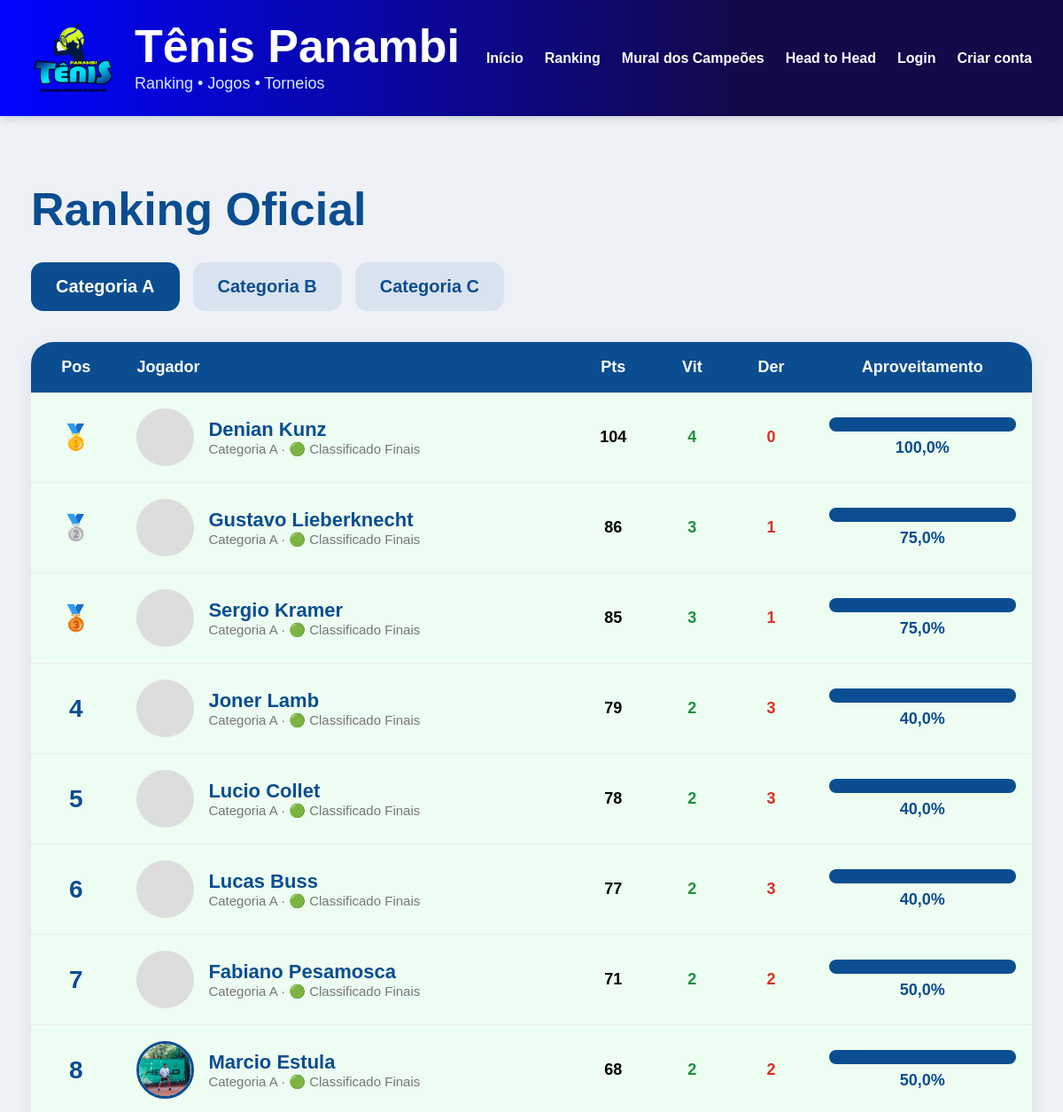
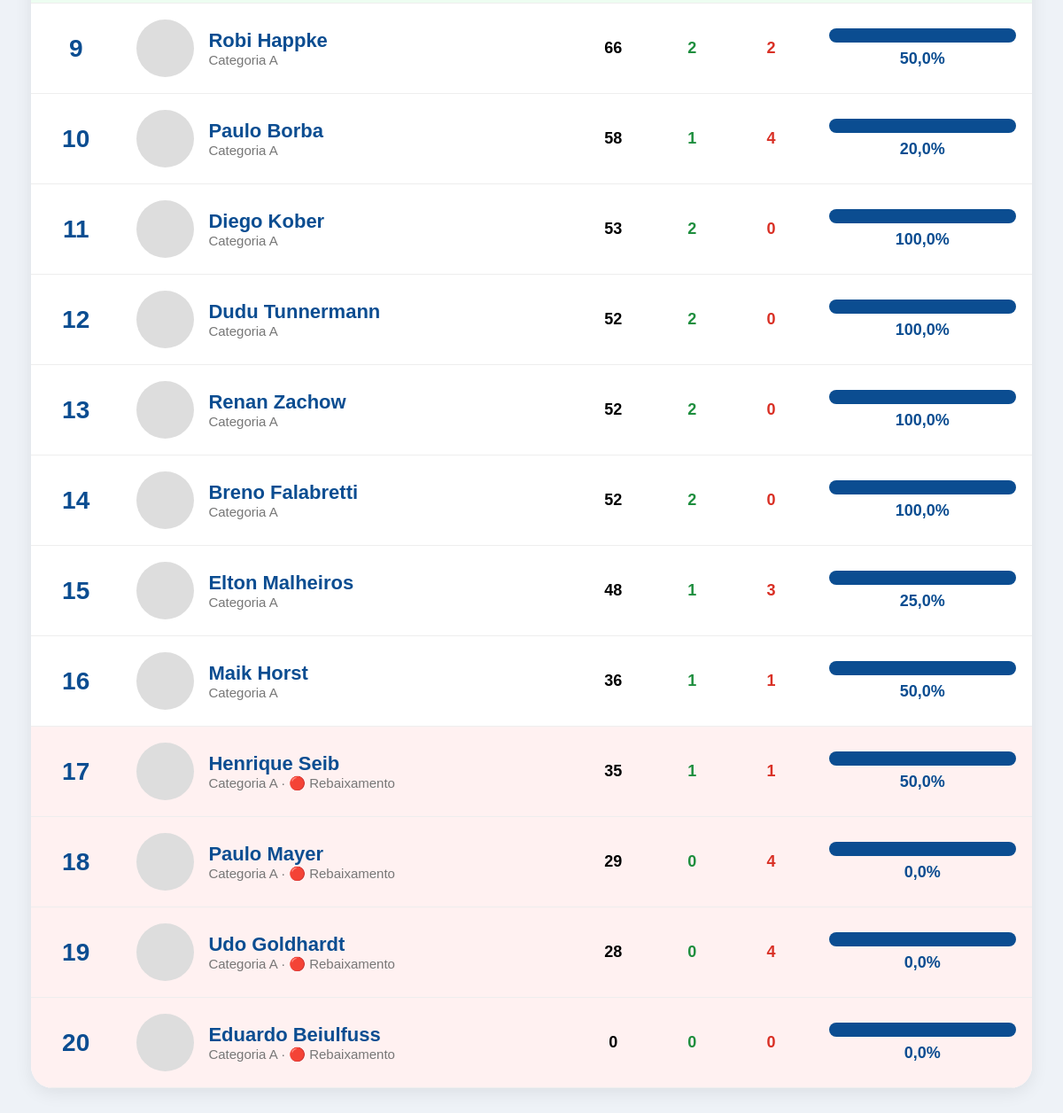
/ranking/, run on an earlier commit of the app's database (2 pictures, top to bottom).
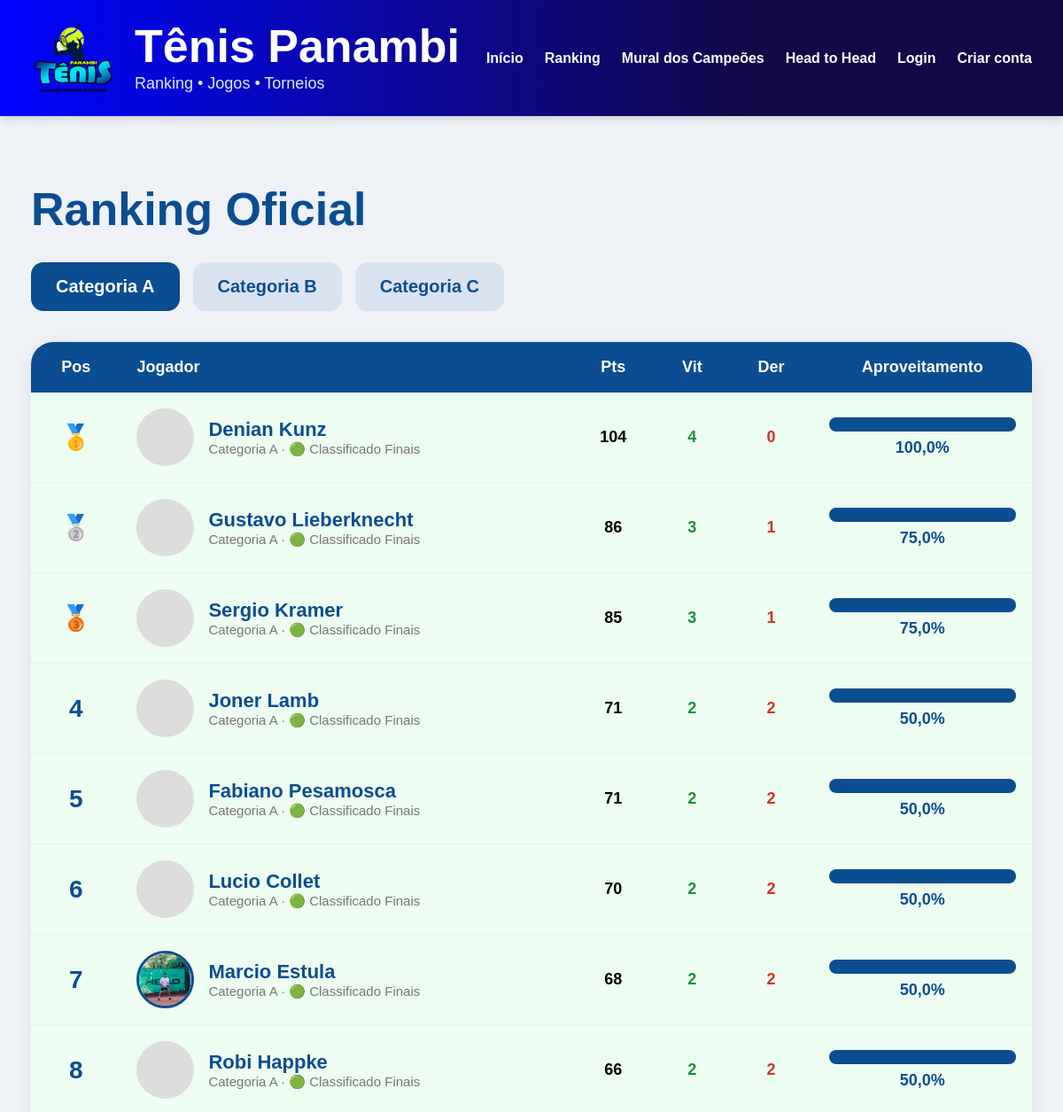
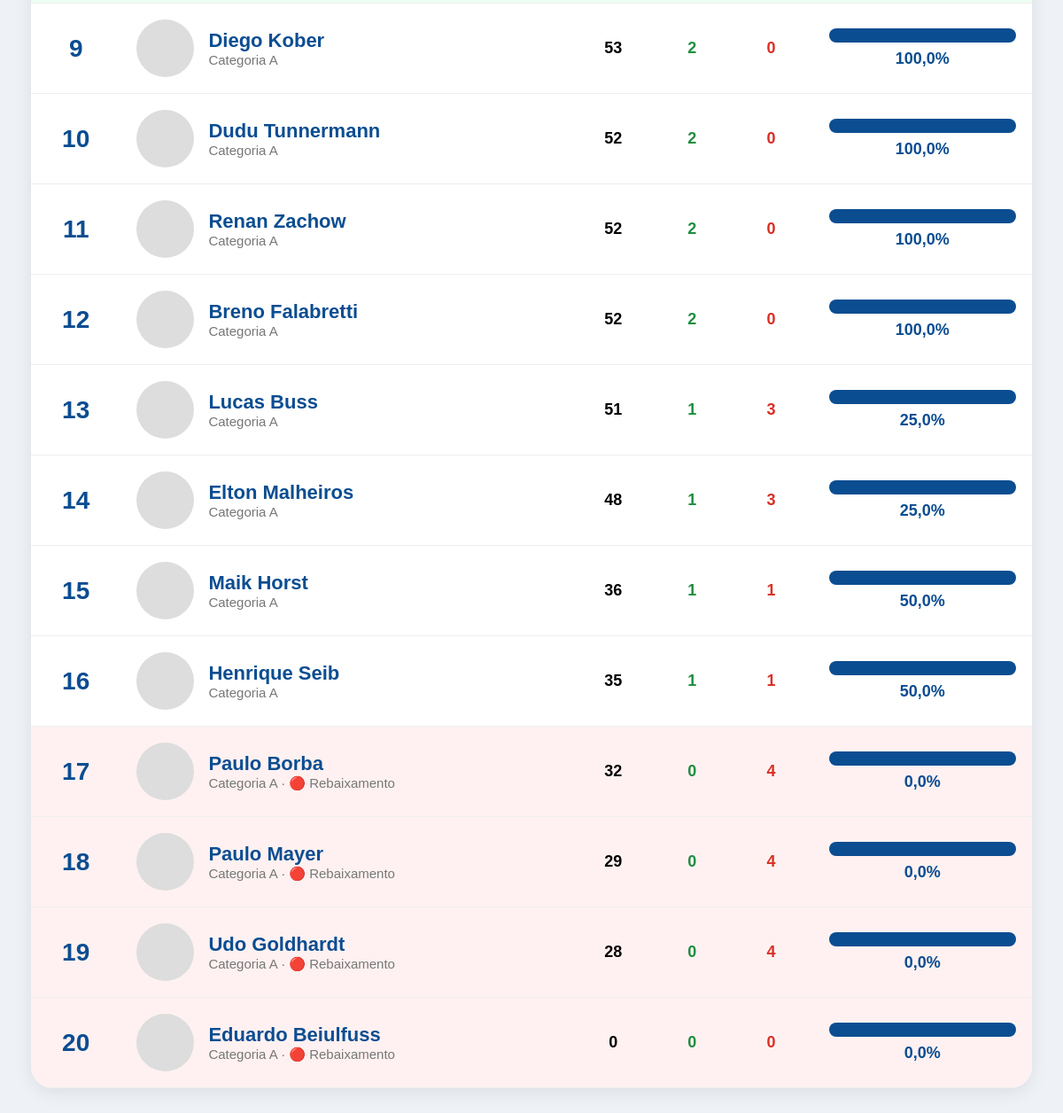
And on a later commit of the database (2 pictures, top to bottom).
### core/models.py (models this page shows, shortened)
class RankingJogador(models.Model):
    torneio = models.ForeignKey(
        Torneio,
        on_delete=models.CASCADE
    )
    categoria = models.ForeignKey(
        CategoriaTorneio,
        on_delete=models.CASCADE
    )
    jogador = models.ForeignKey(
        Jogador,
        on_delete=models.CASCADE
    )
    pontos = models.IntegerField(default=0)
    vitorias = models.IntegerField(default=0)
    derrotas = models.IntegerField(default=0)
    games_feitos = models.IntegerField(default=0)
    games_sofridos = models.IntegerField(default=0)
    aproveitamento = models.FloatField(default=0)
    posicao = models.IntegerField(default=0)
    status_ranking = models.CharField(
        max_length=30,
        blank=True,
        null=True
    )

class Jogador(models.Model):
    CATEGORIAS = [
        ('A', 'Categoria A'),
        ('B', 'Categoria B'),
        ('C', 'Categoria C'),
    ]
    NIVEIS = [
        ('INICIANTE', 'Iniciante'),
        ('INTERMEDIARIO', 'Intermediário'),
        ('AVANCADO', 'Avançado'),
    ]
    MAOS = [
        ('DIREITA', 'Direita'),
        ('ESQUERDA', 'Esquerda'),
    ]
    usuario = models.OneToOneField(
        User,
        on_delete=models.SET_NULL,
        null=True,
        blank=True
    )
    nome = models.CharField(max_length=150)
    email = models.EmailField(
        blank=True,
        null=True
    )
    telefone = models.CharField(
        max_length=30,
        blank=True,
        null=True
    )
    cidade = models.CharField(
        max_length=100,
        blank=True,
        null=True
    )
    categoria = models.CharField(
    max_length=1,
    choices=CATEGORIAS,
    blank=True,
    null=True
)
    nivel = models.CharField(
        max_length=20,
        choices=NIVEIS,
        default='INICIANTE'
    )
    mao_dominante = models.CharField(
        max_length=20,
        choices=MAOS,
        default='DIREITA'
    )
    raquete = models.CharField(
        max_length=100,
        blank=True,
        null=True
    )
    instagram = models.CharField(
        max_length=100,
        blank=True,
        null=True
    )
    foto = models.ImageField(
        upload_to='jogadores/',
        blank=True,
        null=True
    )
    jogos_historicos = models.IntegerField(default=0)
    vitorias_historicas = models.IntegerField(default=0)
    derrotas_historicas = models.IntegerField(default=0)
    titulos_cd = models.IntegerField(default=0)
    vice_cd = models.IntegerField(default=0)
    semifinal_cd = models.IntegerField(default=0)
    ativo = models.BooleanField(default=False)
    criado_em = models.DateTimeField(auto_now_add=True)
    class Meta:
        ordering = ['categoria', 'nome']

class CategoriaTorneio(models.Model):
    CATEGORIAS = [
        ('A', 'Categoria A'),
        ('B', 'Categoria B'),
        ('C', 'Categoria C'),
    ]
    torneio = models.ForeignKey(
        Torneio,
        on_delete=models.CASCADE,
        related_name='categorias'
    )
    categoria = models.CharField(
        max_length=1,
        choices=CATEGORIAS
    )
    quantidade_jogadores = models.IntegerField(default=20)
    classificados_finais = models.IntegerField(default=8)
    promovidos = models.IntegerField(default=0)
    rebaixados = models.IntegerField(default=0)
    melhores_resultados = models.IntegerField(default=10)
    max_jogos_por_rodada = models.IntegerField(default=2)
    rodadas_contabilizadas = models.IntegerField(
    default=10
)

### core/views.py (the view)
def ranking(request):
    ranking_a = RankingJogador.objects.filter(
        categoria__categoria='A'
    ).order_by('posicao')
    ranking_b = RankingJogador.objects.filter(
        categoria__categoria='B'
    ).order_by('posicao')
    ranking_c = RankingJogador.objects.filter(
        categoria__categoria='C'
    ).order_by('posicao')
    return render(
        request,
        'ranking/lista.html',
        {
            'ranking_a': ranking_a,
            'ranking_b': ranking_b,
            'ranking_c': ranking_c,
        }
    )

### core/templates/ranking/lista.html (shortened to what this page needs)
{% extends 'base/base.html' %}
{% block content %}
<div style="
max-width:1300px;
margin:40px auto;
">
    <h1 style="
    font-size:52px;
    color:#0b4d91;
    margin-bottom:30px;
    ">
        Ranking Oficial
    </h1>
    <div style="
    display:flex;
    gap:15px;
    margin-bottom:35px;
    ">
        <button
            onclick="mostrarCategoria('A')"
            id="btnA"
            style="
            padding:16px 28px;
            border:none;
            border-radius:14px;
            background:#0b4d91;
            color:white;
            font-size:20px;
            font-weight:bold;
            cursor:pointer;
            "
        >
            Categoria A
        </button>
        <button
            onclick="mostrarCategoria('B')"
            id="btnB"
            style="
            padding:16px 28px;
            border:none;
            border-radius:14px;
            background:#d9e3f0;
            color:#0b4d91;
            font-size:20px;
            font-weight:bold;
            cursor:pointer;
            "
        >
            Categoria B
        </button>
        <button
            onclick="mostrarCategoria('C')"
            id="btnC"
            style="
            padding:16px 28px;
            border:none;
            border-radius:14px;
            background:#d9e3f0;
            color:#0b4d91;
            font-size:20px;
            font-weight:bold;
            cursor:pointer;
            "
        >
            Categoria C
        </button>
    </div>
    <div id="rankingA">
        {% include 'ranking/tabela.html' with ranking=ranking_a %}
    </div>
</div>
{% endblock %}

### core/templates/ranking/tabela.html (shortened to what the changed rows need)
<div style="
background:white;
border-radius:25px;
overflow:hidden;
box-shadow:0 5px 20px rgba(0,0,0,0.08);
">
    <table style="
    width:100%;
    border-collapse:collapse;
    ">
        <tr style="
        background:#0b4d91;
        color:white;
        font-size:18px;
        ">
            <th style="padding:18px;text-align:center;">Pos</th>
            <th style="padding:18px;text-align:left;">Jogador</th>
            <th style="padding:18px;text-align:center;">Pts</th>
            <th style="padding:18px;text-align:center;">Vit</th>
            <th style="padding:18px;text-align:center;">Der</th>
            <th style="padding:18px;text-align:center;">Aproveitamento</th>
        </tr>
        {% for r in ranking %}
        <tr style="
        border-bottom:1px solid #eee;
        font-size:18px;
        {% if r.categoria.categoria != 'A' and r.posicao <= 2 %}
            background:#e8f1ff;
        {% elif r.posicao <= 8 %}
            background:#edfdf1;
        {% elif r.status_ranking == 'REBAIXADO' %}
            background:#fff1f1;
        {% endif %}
        ">
            <td style="
            padding:18px;
            text-align:center;
            font-size:28px;
            font-weight:bold;
            color:#0b4d91;
            ">
                {% if r.posicao == 1 %}
                    🥇
                {% elif r.posicao == 2 %}
                    🥈
                {% elif r.posicao == 3 %}
                    🥉
                {% else %}
                    {{ r.posicao }}
                {% endif %}
            </td>
            <td style="padding:18px;">
                <div style="
                display:flex;
                align-items:center;
                gap:16px;
                ">
                    {% if r.jogador.foto %}
                        <img
                            src="{{ r.jogador.foto.url }}"
                            style="
                            width:65px;
                            height:65px;
                            border-radius:50%;
                            object-fit:cover;
                            border:3px solid #0b4d91;
                            "
                        >
                    {% else %}
                        <div style="
                        width:65px;
                        height:65px;
                        border-radius:50%;
                        background:#ddd;
                        ">
                        </div>
                    {% endif %}
                    <div>
                        <div style="
                        font-size:22px;
                        font-weight:bold;
                        color:#0b4d91;
                        ">
                            {{ r.jogador.nome }}
                        </div>
                        <div style="
                        color:#777;
                        font-size:15px;
                        ">
                            Categoria {{ r.categoria.categoria }}
                            {% if r.categoria.categoria != 'A' and r.posicao <= 2 %}
                                {% if r.categoria.categoria == 'B' %}
                                    · 🔵 Acesso Cat. A
                                {% elif r.categoria.categoria == 'C' %}
                                    · 🔵 Acesso Cat. B
                                {% endif %}
                            {% elif r.posicao <= 8 %}
                                · 🟢 Classificado Finais
                            {% elif r.status_ranking == 'REBAIXADO' %}
                                · 🔴 Rebaixamento
                            {% endif %}
                        </div>
                    </div>
                </div>
            </td>
            <td style="
            padding:18px;
            text-align:center;
            font-weight:bold;
            ">
                {{ r.pontos }}
            </td>
            <td style="
            padding:18px;
            text-align:center;
            color:#1e8e3e;
            font-weight:bold;
            ">
                {{ r.vitorias }}
            </td>
            <td style="
            padding:18px;
            text-align:center;
            color:#d93025;
            font-weight:bold;
            ">
                {{ r.derrotas }}
            </td>
            <td style="
            padding:18px;
            text-align:center;
            ">
                <div style="
                width:100%;
                background:#e5e7eb;
                border-radius:20px;
                overflow:hidden;
                height:16px;
                ">
                    <div style="
                    width:{{ r.aproveitamento }}%;
                    background:#0b4d91;
                    height:16px;
                    ">
                    </div>
                </div>
                <div style="
                margin-top:8px;
                font-weight:bold;
                color:#0b4d91;
                ">
                    {{ r.aproveitamento }}%
                </div>
            </td>
        </tr>
        {% endfor %}
    </table>
</div>

What changed in the data, as far as the page shows it:
removed RankingJogador: posicao "4", jogador.nome "Joner Lamb", categoria.categoria "A", shows "· 🟢 Classificado Finais", pontos "79", vitorias "2", derrotas "3", aproveitamento "40,0"
removed RankingJogador: posicao "5", jogador.nome "Lucio Collet", categoria.categoria "A", shows "· 🟢 Classificado Finais", pontos "78", vitorias "2", derrotas "3", aproveitamento "40,0"
removed RankingJogador: posicao "6", jogador.nome "Lucas Buss", categoria.categoria "A", shows "· 🟢 Classificado Finais", pontos "77", vitorias "2", derrotas "3", aproveitamento "40,0"
removed RankingJogador: posicao "7", jogador.nome "Fabiano Pesamosca", categoria.categoria "A", shows "· 🟢 Classificado Finais", pontos "71", vitorias "2", derrotas "2", aproveitamento "50,0"
removed RankingJogador: posicao "8", jogador.foto (picture), jogador.nome "Marcio Estula", categoria.categoria "A", shows "· 🟢 Classificado Finais", pontos "68", vitorias "2", derrotas "2", aproveitamento "50,0"
removed RankingJogador: posicao "9", jogador.nome "Robi Happke", categoria.categoria "A", pontos "66", vitorias "2", derrotas "2", aproveitamento "50,0", status_ranking empty (drawn)
removed RankingJogador: posicao "10", jogador.nome "Paulo Borba", categoria.categoria "A", pontos "58", vitorias "1", derrotas "4", aproveitamento "20,0", status_ranking empty (drawn)
removed RankingJogador: posicao "11", jogador.nome "Diego Kober", categoria.categoria "A", pontos "53", vitorias "2", derrotas "0", aproveitamento "100,0", status_ranking empty (drawn)
removed RankingJogador: posicao "12", jogador.nome "Dudu Tunnermann", categoria.categoria "A", pontos "52", vitorias "2", derrotas "0", aproveitamento "100,0", status_ranking empty (drawn)
removed RankingJogador: posicao "13", jogador.nome "Renan Zachow", categoria.categoria "A", pontos "52", vitorias "2", derrotas "0", aproveitamento "100,0", status_ranking empty (drawn)
removed RankingJogador: posicao "14", jogador.nome "Breno Falabretti", categoria.categoria "A", pontos "52", vitorias "2", derrotas "0", aproveitamento "100,0", status_ranking empty (drawn)
removed RankingJogador: posicao "15", jogador.nome "Elton Malheiros", categoria.categoria "A", pontos "48", vitorias "1", derrotas "3", aproveitamento "25,0", status_ranking empty (drawn)
removed RankingJogador: posicao "16", jogador.nome "Maik Horst", categoria.categoria "A", pontos "36", vitorias "1", derrotas "1", aproveitamento "50,0", status_ranking empty (drawn)
removed RankingJogador: posicao "17", jogador.nome "Henrique Seib", categoria.categoria "A", status_ranking "· 🔴 Rebaixamento", pontos "35", vitorias "1", derrotas "1", aproveitamento "50,0"
added RankingJogador: posicao "4", jogador.nome "Joner Lamb", categoria.categoria "A", shows "· 🟢 Classificado Finais", pontos "71", vitorias "2", derrotas "2", aproveitamento "50,0"
added RankingJogador: posicao "5", jogador.nome "Fabiano Pesamosca", categoria.categoria "A", shows "· 🟢 Classificado Finais", pontos "71", vitorias "2", derrotas "2", aproveitamento "50,0"
added RankingJogador: posicao "6", jogador.nome "Lucio Collet", categoria.categoria "A", shows "· 🟢 Classificado Finais", pontos "70", vitorias "2", derrotas "2", aproveitamento "50,0"
added RankingJogador: posicao "7", jogador.foto (picture), jogador.nome "Marcio Estula", categoria.categoria "A", shows "· 🟢 Classificado Finais", pontos "68", vitorias "2", derrotas "2", aproveitamento "50,0"
added RankingJogador: posicao "8", jogador.nome "Robi Happke", categoria.categoria "A", shows "· 🟢 Classificado Finais", pontos "66", vitorias "2", derrotas "2", aproveitamento "50,0"
added RankingJogador: posicao "9", jogador.nome "Diego Kober", categoria.categoria "A", pontos "53", vitorias "2", derrotas "0", aproveitamento "100,0", status_ranking empty (drawn)
added RankingJogador: posicao "10", jogador.nome "Dudu Tunnermann", categoria.categoria "A", pontos "52", vitorias "2", derrotas "0", aproveitamento "100,0", status_ranking empty (drawn)
added RankingJogador: posicao "11", jogador.nome "Renan Zachow", categoria.categoria "A", pontos "52", vitorias "2", derrotas "0", aproveitamento "100,0", status_ranking empty (drawn)
added RankingJogador: posicao "12", jogador.nome "Breno Falabretti", categoria.categoria "A", pontos "52", vitorias "2", derrotas "0", aproveitamento "100,0", status_ranking empty (drawn)
added RankingJogador: posicao "13", jogador.nome "Lucas Buss", categoria.categoria "A", pontos "51", vitorias "1", derrotas "3", aproveitamento "25,0", status_ranking empty (drawn)
added RankingJogador: posicao "14", jogador.nome "Elton Malheiros", categoria.categoria "A", pontos "48", vitorias "1", derrotas "3", aproveitamento "25,0", status_ranking empty (drawn)
added RankingJogador: posicao "15", jogador.nome "Maik Horst", categoria.categoria "A", pontos "36", vitorias "1", derrotas "1", aproveitamento "50,0", status_ranking empty (drawn)
added RankingJogador: posicao "16", jogador.nome "Henrique Seib", categoria.categoria "A", pontos "35", vitorias "1", derrotas "1", aproveitamento "50,0", status_ranking empty (drawn)
added RankingJogador: posicao "17", jogador.nome "Paulo Borba", categoria.categoria "A", status_ranking "· 🔴 Rebaixamento", pontos "32", vitorias "0", derrotas "4", aproveitamento "0,0"
